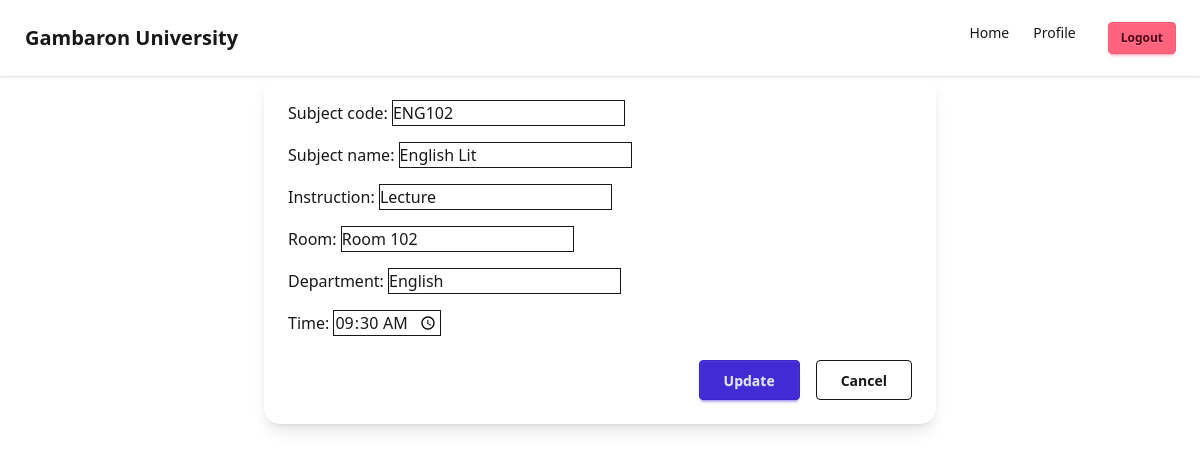
/subjects/update/2/, run on the app's committed database.
### online_enrollment/models.py (models this page shows, shortened)
class Subjects(models.Model):
    subject_code = models.CharField(max_length=100)
    subject_name = models.CharField(max_length=100)
    instruction = models.CharField(max_length=100)
    room = models.CharField(max_length=100)
    department = models.CharField(max_length=100)
    time = models.TimeField()  # make sure this exists

### online_enrollment/views.py (the view)
# urls.py: path('subjects/update/<int:pk>/', views.UpdateSubjectsView, name="update_subject"),
def UpdateSubjectsView(request, pk):
    subject = get_object_or_404(Subjects, pk=pk)
    if request.method == 'POST':
        form = SubjectsForm(request.POST, instance=subject)
        if form.is_valid():
            form.save()
            return redirect('subjects')
    else:
        form = SubjectsForm(instance=subject)
    return render(request, 'subjects/update_subject.html', {
        "forms": form
    })

### online_enrollment/forms.py
class SubjectsForm(forms.ModelForm):
    class Meta:
        model = Subjects
        fields = '__all__'
        widgets = {
            'time': forms.TimeInput(attrs={'type': 'time'}),
        }

### online_enrollment/templates/subjects/update_subject.html (shortened to what this page needs)
{% extends 'base.html' %}
{% block content %}
<form method="POST" class="w-full max-w-2xl mx-auto bg-white p-6 rounded-2xl shadow-lg flex flex-col gap-4">
    {{ forms.as_p }}
    <div class="flex gap-4 justify-end mt-2">
        <button type="submit" class="btn btn-primary px-6 py-2 font-semibold">Update</button>
        <a href="" class="btn btn-outline px-6 py-2 font-semibold">Cancel</a>
    </div>
</form>
{% endblock  %}

### data on the page
Subjects: subject_code "ENG102", subject_name "English Lit", instruction "Lecture", room "Room 102", department "English", time "09:30:00"
